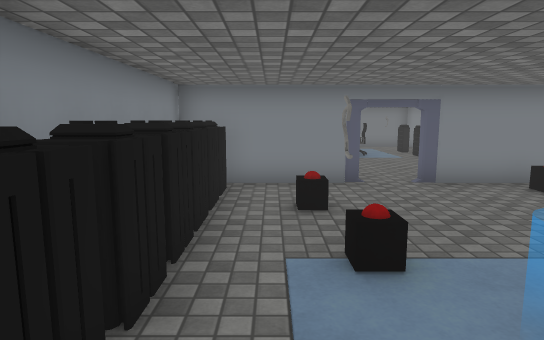
[1] (above)

16 first-person views from a walk through a 3-D level made in the Unity game engine. The camera is 1.5 m above the floor, tilts 8° down and sees 75° across. Doors are open. The floor is counted in squares, 1 m on a side. Each view is taken from the middle of a square. On the plan, view 1 faces up. The plan holds only what a view shows up to about 16 squares ahead; the rest is blank. The place goes on beyond the plan. The player is left out. Some surface patterns are stand-ins.

[2]
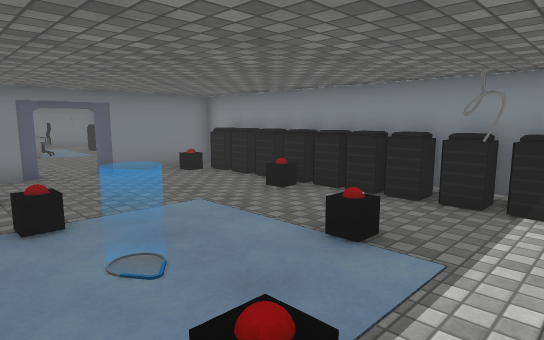

[3]
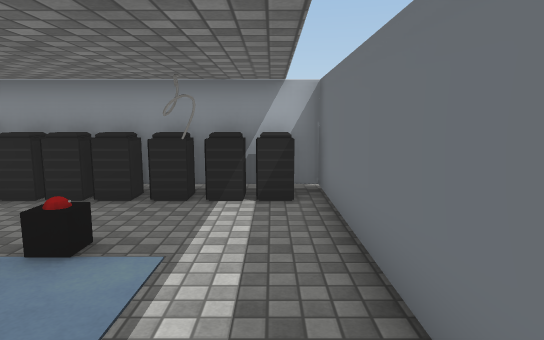

[4]
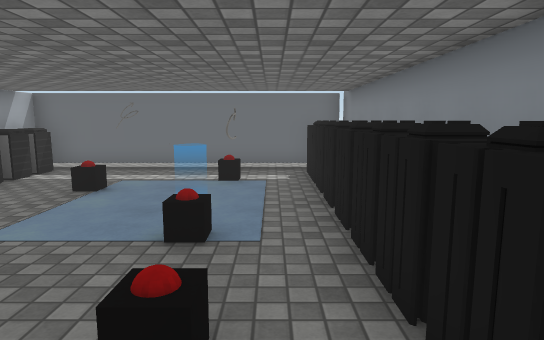

[5]
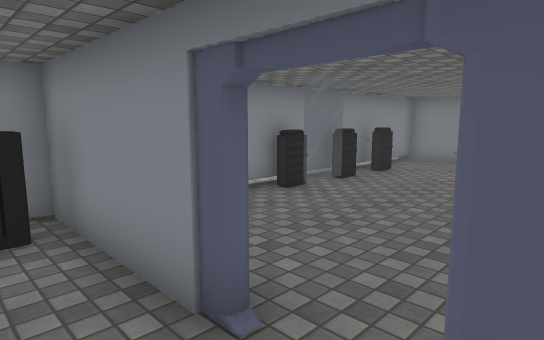

[6]
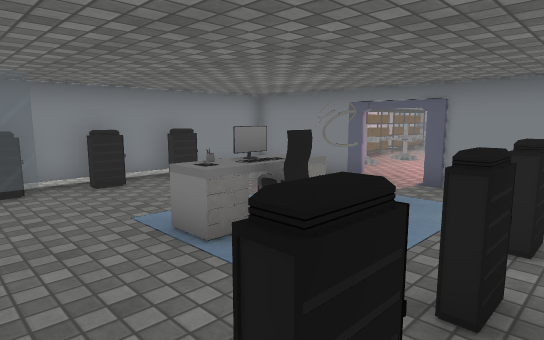

[7]
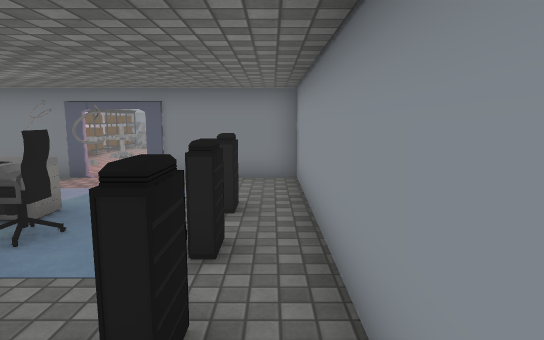

[8]
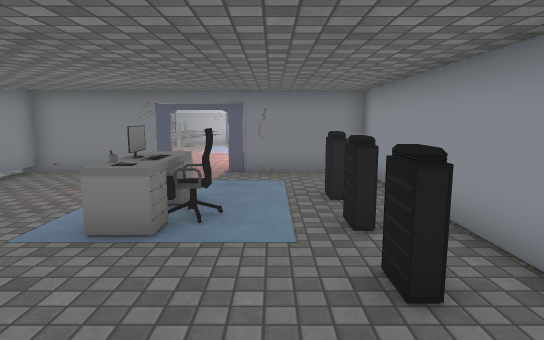

[9]
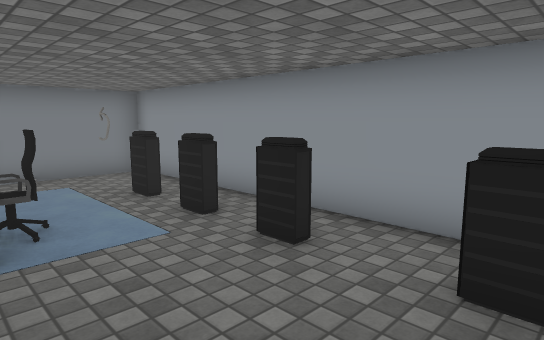

[10]
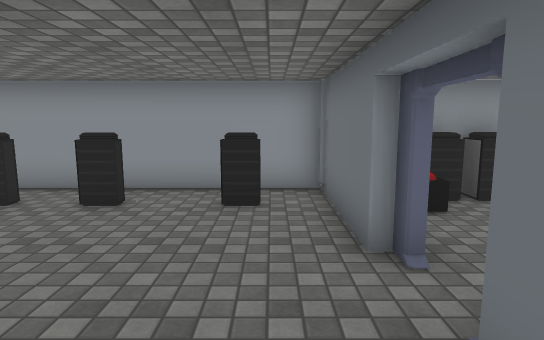

[11]
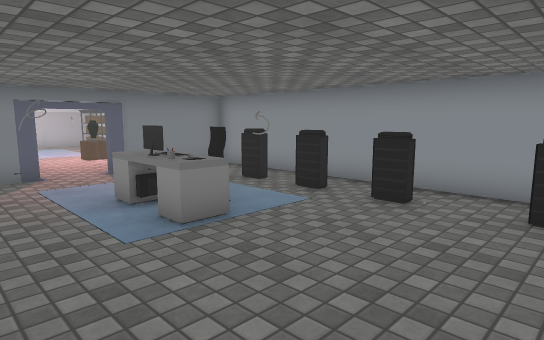

[12]
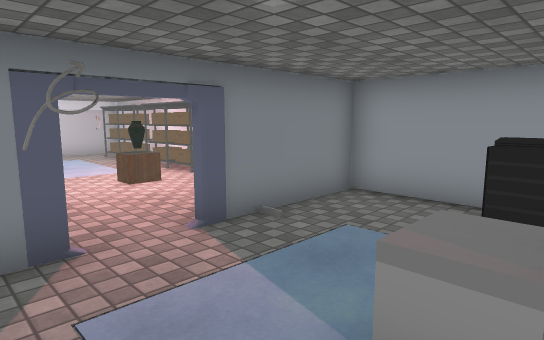

[13]
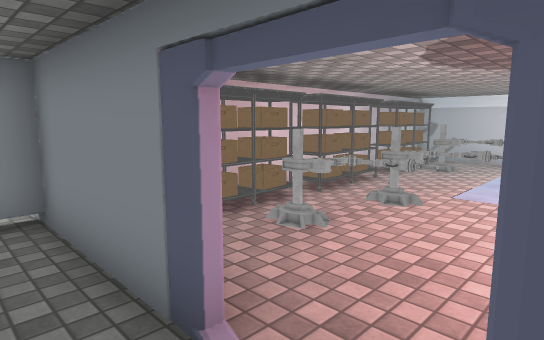

[14]
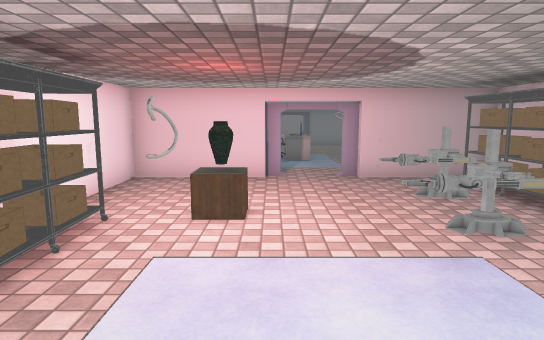

[15]
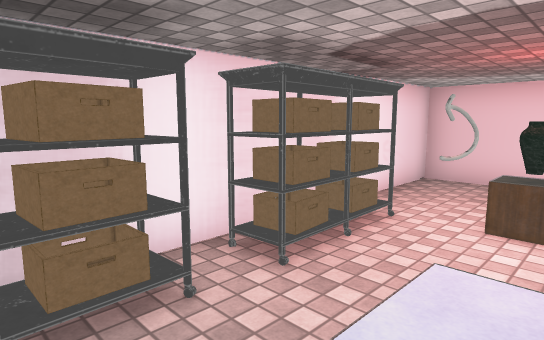

[16]
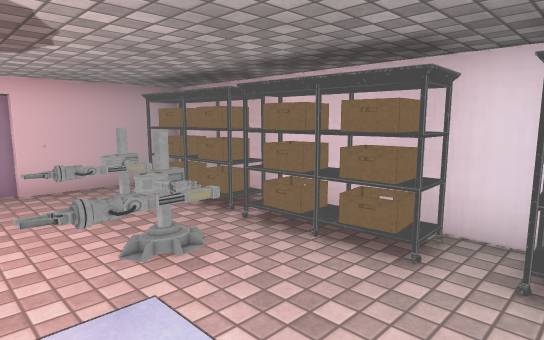

### Floor plan
Key: @ floor where view 1 was taken; # wall or solid block; x gap in a wall; . floor; D open door; = window, fence, low wall or low ledge; T thing the floor can be seen under or through; S server; O other object.
Columns run from 3 left of view 1 to 8 right of it. Each row starts with its distance up from view 1.
 30  ###.. ...##
 29  ##.......##
 28  #.........#
 27  ##.....#.##
 26  ##.##....##
 25  #O.#.....##
 24  ##.##..#..#
 23  ##xO......#
 22  ##... ....#
 21  ####...####
 20  ####DD#####
 19  #...#.....#
 18 .T.........#
 17 .T#. .=..#.#
 16 .T....##...#
 15 .T=...=#.=.#
 14 .T.........#
 13 .TT=.....=.#
 12  #  .......#
 11    ... ..#.#
 10    ......x.#
  9  ####DD#####
  8  ##..DD#..#
  7  ##.......#
  6  ##.O.....#
  5  #=.......#
  4  #=...... S
  3  #=.T.....S
  2  ##.  ....#
  1  ##..   ..S
  0  ##@.. ...#
 -1  #=.O..O..#
 -2  #=.......S
 -3  #TTTTTTTTT
 -4   .........
 -5   .........

Where each view was taken, in squares from view 1:
view 1: 0 up, 0 right, facing up
view 2: 2 down, 0 right, facing up-right
view 3: 2 down, 0 right, facing right
view 4: 8 up, 0 right, facing down
view 5: 7 up, 4 right, facing up-left
view 6: 12 up, 7 right, facing up-left
view 7: 11 up, 7 right, facing up
view 8: 10 up, 5 right, facing up
view 9: 10 up, 3 right, facing up-right
view 10: 10 up, 0 right, facing right
view 11: 10 up, 0 right, facing up-right
view 12: 16 up, 1 right, facing up-right
view 13: 19 up, 4 right, facing up-left
view 14: 30 up, 4 right, facing down
view 15: 30 up, 4 right, facing down-right
view 16: 29 up, 3 right, facing down-left
